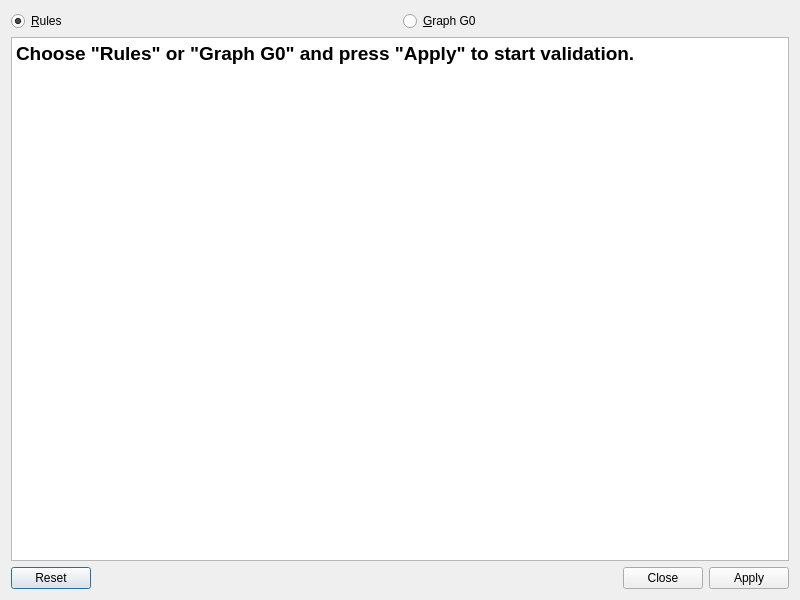
<?xml version="1.0" encoding="UTF-8"?>
<ui version="4.0">
 <class>ValidateRule</class>
 <widget class="QDialog" name="ValidateRule">
  <property name="geometry">
   <rect>
    <x>0</x>
    <y>0</y>
    <width>800</width>
    <height>600</height>
   </rect>
  </property>
  <property name="minimumSize">
   <size>
    <width>800</width>
    <height>600</height>
   </size>
  </property>
  <property name="windowTitle">
   <string>Validate G0 and all rules</string>
  </property>
  <layout class="QVBoxLayout" name="verticalLayout">
   <item>
    <layout class="QHBoxLayout" name="horizontalLayout">
     <item>
      <widget class="QRadioButton" name="ruleRadioButton">
       <property name="text">
        <string>&amp;Rules</string>
       </property>
       <property name="checked">
        <bool>true</bool>
       </property>
      </widget>
     </item>
     <item>
      <widget class="QRadioButton" name="G0RadioButton">
       <property name="text">
        <string>&amp;Graph G0</string>
       </property>
      </widget>
     </item>
    </layout>
   </item>
   <item>
    <widget class="QTextEdit" name="resultbrowser">
     <property name="readOnly">
      <bool>true</bool>
     </property>
     <property name="html">
      <string>&lt;!DOCTYPE HTML PUBLIC &quot;-//W3C//DTD HTML 4.0//EN&quot; &quot;http://www.w3.org/TR/REC-html40/strict.dtd&quot;&gt;
&lt;html&gt;&lt;head&gt;&lt;meta name=&quot;qrichtext&quot; content=&quot;1&quot; /&gt;&lt;style type=&quot;text/css&quot;&gt;
p, li { white-space: pre-wrap; }
&lt;/style&gt;&lt;/head&gt;&lt;body style=&quot; font-family:'Noto Sans'; font-size:10pt; font-weight:400; font-style:normal;&quot;&gt;
&lt;p style=&quot; margin-top:0px; margin-bottom:0px; margin-left:0px; margin-right:0px; -qt-block-indent:0; text-indent:0px;&quot;&gt;&lt;span style=&quot; font-size:14pt; font-weight:600;&quot;&gt;Choose &amp;quot;Rules&amp;quot; or &amp;quot;Graph G0&amp;quot; and press &amp;quot;Apply&amp;quot; to start validation.&lt;/span&gt;&lt;/p&gt;&lt;/body&gt;&lt;/html&gt;</string>
     </property>
    </widget>
   </item>
   <item>
    <widget class="QDialogButtonBox" name="buttonBox">
     <property name="orientation">
      <enum>Qt::Horizontal</enum>
     </property>
     <property name="standardButtons">
      <set>QDialogButtonBox::Apply|QDialogButtonBox::Close|QDialogButtonBox::Reset</set>
     </property>
    </widget>
   </item>
  </layout>
 </widget>
 <resources/>
 <connections>
  <connection>
   <sender>buttonBox</sender>
   <signal>accepted()</signal>
   <receiver>ValidateRule</receiver>
   <slot>accept()</slot>
   <hints>
    <hint type="sourcelabel">
     <x>248</x>
     <y>254</y>
    </hint>
    <hint type="destinationlabel">
     <x>157</x>
     <y>274</y>
    </hint>
   </hints>
  </connection>
  <connection>
   <sender>buttonBox</sender>
   <signal>rejected()</signal>
   <receiver>ValidateRule</receiver>
   <slot>reject()</slot>
   <hints>
    <hint type="sourcelabel">
     <x>316</x>
     <y>260</y>
    </hint>
    <hint type="destinationlabel">
     <x>286</x>
     <y>274</y>
    </hint>
   </hints>
  </connection>
 </connections>
</ui>
